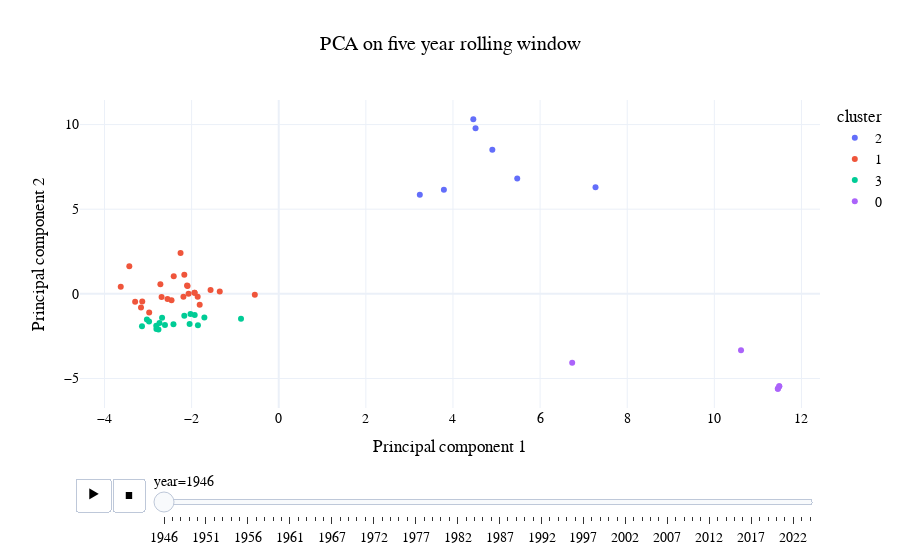

The notebook cell this image was saved under:
### Code cell
# Create an interactive scatter plot with a slider
fig = px.scatter(
    results,
    x='PCA1',
    y='PCA2',
    color='cluster',
    animation_frame='year',
    hover_data={'ms_name': True, 'PCA1': False, 'PCA2': False},
    title='PCA on five year rolling window',
    labels={'PCA1': 'Principal component 1', 'PCA2': 'Principal component 2'},
    template='plotly_white'
    
)

fig.update_layout(
    font=dict(
        family='Helvetica', 
        size=14,         # Font size
        color='black'     # Font color
    ),
    title_x=0.5  # Center the title
)

# Show the plot
fig.show()

fig.write_html("outputs/interactive_pca_plot with windows.html", auto_play=False)

### Figure 1 — Plotly figure (JSON) as saved in the notebook; plotly's stock layout.template omitted (floating-point values rounded to 4 significant figures)
{"data": [{"customdata": [["AFGHANISTAN"], ["COLOMBIA"], ["CZECHOSLOVAKIA"], ["ECUADOR"], ["HAITI"], ["INDIA"], ["VENEZUELA"]], "hovertemplate": "cluster=2<br>year=1946<br>ms_name=%{customdata[0]}<extra></extra>", "legendgroup": "2", "marker": {"color": "#636efa", "symbol": "circle"}, "mode": "markers", "name": "2", "orientation": "v", "showlegend": true, "type": "scatter", "x": [4.518, 4.904, 7.272, 3.239, 4.467, 5.475, 3.791], "xaxis": "x", "y": [9.776, 8.513, 6.303, 5.853, 10.32, 6.817, 6.152], "yaxis": "y"}, {"customdata": [["ARGENTINA"], ["AUSTRALIA"], ["BOLIVIA"], ["BRAZIL"], ["CHILE"], ["COSTA RICA"], ["CUBA"], ["EGYPT"], ["ETHIOPIA"], ["GUATEMALA"], ["HONDURAS"], ["IRAQ"], ["ICELAND"], ["LEBANON"], ["LUXEMBOURG"], ["MEXICO"], ["NICARAGUA"], ["NETHERLANDS"], ["PANAMA"], ["SAUDI ARABIA"], ["EL SALVADOR"], ["SWEDEN"], ["SYRIAN ARAB REPUBLIC"], ["TURKEY"]], "hovertemplate": "cluster=1<br>year=1946<br>ms_name=%{customdata[0]}<extra></extra>", "legendgroup": "1", "marker": {"color": "#EF553B", "symbol": "circle"}, "mode": "markers", "name": "1", "orientation": "v", "showlegend": true, "type": "scatter", "x": [-2.188, -1.815, -1.861, -2.461, -0.5491, -2.411, -2.974, -2.104, -1.354, -1.565, -3.162, -1.933, -2.168, -3.297, -2.554, -2.07, -3.627, -3.134, -2.717, -2.093, -3.43, -2.254, -1.933, -2.69], "xaxis": "x", "y": [-0.1703, -0.6439, -0.176, -0.3807, -0.04934, 1.046, -1.101, 0.4924, 0.1358, 0.2249, -0.8084, 0.07182, 1.125, -0.4699, -0.301, 0.004957, 0.4234, -0.4534, 0.5737, 0.4632, 1.635, 2.408, 0.07182, -0.1839], "yaxis": "y"}, {"customdata": [["BELGIUM"], ["CANADA"], ["CHINA"], ["DENMARK"], ["DOMINICAN REPUBLIC"], ["FRANCE"], ["UNITED KINGDOM"], ["GREECE"], ["IRAN (ISLAMIC REPUBLIC OF)"], ["NORWAY"], ["NEW ZEALAND"], ["PERU"], ["PHILIPPINES"], ["PARAGUAY"], ["URUGUAY"], ["UNITED STATES"], ["SOUTH AFRICA"]], "hovertemplate": "cluster=3<br>year=1946<br>ms_name=%{customdata[0]}<extra></extra>", "legendgroup": "3", "marker": {"color": "#00cc96", "symbol": "circle"}, "mode": "markers", "name": "3", "orientation": "v", "showlegend": true, "type": "scatter", "x": [-2.047, -2.812, -1.856, -2.026, -2.168, -0.8661, -3.139, -2.737, -1.707, -1.929, -2.762, -2.977, -2.678, -3.027, -2.417, -2.808, -2.612], "xaxis": "x", "y": [-1.777, -1.889, -1.862, -1.197, -1.291, -1.472, -1.91, -1.721, -1.391, -1.245, -2.112, -1.635, -1.413, -1.509, -1.791, -2.079, -1.835], "yaxis": "y"}, {"customdata": [["BELARUS"], ["LIBERIA"], ["POLAND"], ["USSR"], ["UKRAINE"], ["YUGOSLAVIA"]], "hovertemplate": "cluster=0<br>year=1946<br>ms_name=%{customdata[0]}<extra></extra>", "legendgroup": "0", "marker": {"color": "#ab63fa", "symbol": "circle"}, "mode": "markers", "name": "0", "orientation": "v", "showlegend": true, "type": "scatter", "x": [11.49, 6.737, 10.61, 11.46, 11.49, 11.46], "xaxis": "x", "y": [-5.457, -4.071, -3.334, -5.613, -5.457, -5.613], "yaxis": "y"}], "layout": {"font": {"color": "black", "family": "Helvetica", "size": 14}, "legend": {"title": {"text": "cluster"}, "tracegroupgap": 0}, "sliders": [{"active": 0, "currentvalue": {"prefix": "year="}, "len": 0.9, "pad": {"b": 10, "t": 60}, "steps": [{"args": [["1946"], {"frame": {"duration": 0, "redraw": false}, "fromcurrent": true, "mode": "immediate", "transition": {"duration": 0, "easing": "linear"}}], "label": "1946", "method": "animate"}, {"args": [["1947"], {"frame": {"duration": 0, "redraw": false}, "fromcurrent": true, "mode": "immediate", "transition": {"duration": 0, "easing": "linear"}}], "label": "1947", "method": "animate"}, {"args": [["1948"], {"frame": {"duration": 0, "redraw": false}, "fromcurrent": true, "mode": "immediate", "transition": {"duration": 0, "easing": "linear"}}], "label": "1948", "method": "animate"}, {"args": [["1949"], {"frame": {"duration": 0, "redraw": false}, "fromcurrent": true, "mode": "immediate", "transition": {"duration": 0, "easing": "linear"}}], "label": "1949", "method": "animate"}, {"args": [["1950"], {"frame": {"duration": 0, "redraw": false}, "fromcurrent": true, "mode": "immediate", "transition": {"duration": 0, "easing": "linear"}}], "label": "1950", "method": "animate"}, {"args": [["1951"], {"frame": {"duration": 0, "redraw": false}, "fromcurrent": true, "mode": "immediate", "transition": {"duration": 0, "easing": "linear"}}], "label": "1951", "method": "animate"}, {"args": [["1952"], {"frame": {"duration": 0, "redraw": false}, "fromcurrent": true, "mode": "immediate", "transition": {"duration": 0, "easing": "linear"}}], "label": "1952", "method": "animate"}, {"args": [["1953"], {"frame": {"duration": 0, "redraw": false}, "fromcurrent": true, "mode": "immediate", "transition": {"duration": 0, "easing": "linear"}}], "label": "1953", "method": "animate"}, {"args": [["1954"], {"frame": {"duration": 0, "redraw": false}, "fromcurrent": true, "mode": "immediate", "transition": {"duration": 0, "easing": "linear"}}], "label": "1954", "method": "animate"}, {"args": [["1955"], {"frame": {"duration": 0, "redraw": false}, "fromcurrent": true, "mode": "immediate", "transition": {"duration": 0, "easing": "linear"}}], "label": "1955", "method": "animate"}, {"args": [["1956"], {"frame": {"duration": 0, "redraw": false}, "fromcurrent": true, "mode": "immediate", "transition": {"duration": 0, "easing": "linear"}}], "label": "1956", "method": "animate"}, {"args": [["1957"], {"frame": {"duration": 0, "redraw": false}, "fromcurrent": true, "mode": "immediate", "transition": {"duration": 0, "easing": "linear"}}], "label": "1957", "method": "animate"}, {"args": [["1958"], {"frame": {"duration": 0, "redraw": false}, "fromcurrent": true, "mode": "immediate", "transition": {"duration": 0, "easing": "linear"}}], "label": "1958", "method": "animate"}, {"args": [["1959"], {"frame": {"duration": 0, "redraw": false}, "fromcurrent": true, "mode": "immediate", "transition": {"duration": 0, "easing": "linear"}}], "label": "1959", "method": "animate"}, {"args": [["1960"], {"frame": {"duration": 0, "redraw": false}, "fromcurrent": true, "mode": "immediate", "transition": {"duration": 0, "easing": "linear"}}], "label": "1960", "method": "animate"}, {"args": [["1961"], {"frame": {"duration": 0, "redraw": false}, "fromcurrent": true, "mode": "immediate", "transition": {"duration": 0, "easing": "linear"}}], "label": "1961", "method": "animate"}, {"args": [["1962"], {"frame": {"duration": 0, "redraw": false}, "fromcurrent": true, "mode": "immediate", "transition": {"duration": 0, "easing": "linear"}}], "label": "1962", "method": "animate"}, {"args": [["1963"], {"frame": {"duration": 0, "redraw": false}, "fromcurrent": true, "mode": "immediate", "transition": {"duration": 0, "easing": "linear"}}], "label": "1963", "method": "animate"}, {"args": [["1965"], {"frame": {"duration": 0, "redraw": false}, "fromcurrent": true, "mode": "immediate", "transition": {"duration": 0, "easing": "linear"}}], "label": "1965", "method": "animate"}, {"args": [["1966"], {"frame": {"duration": 0, "redraw": false}, "fromcurrent": true, "mode": "immediate", "transition": {"duration": 0, "easing": "linear"}}], "label": "1966", "method": "animate"}, {"args": [["1967"], {"frame": {"duration": 0, "redraw": false}, "fromcurrent": true, "mode": "immediate", "transition": {"duration": 0, "easing": "linear"}}], "label": "1967", "method": "animate"}, {"args": [["1968"], {"frame": {"duration": 0, "redraw": false}, "fromcurrent": true, "mode": "immediate", "transition": {"duration": 0, "easing": "linear"}}], "label": "1968", "method": "animate"}, {"args": [["1969"], {"frame": {"duration": 0, "redraw": false}, "fromcurrent": true, "mode": "immediate", "transition": {"duration": 0, "easing": "linear"}}], "label": "1969", "method": "animate"}, {"args": [["1970"], {"frame": {"duration": 0, "redraw": false}, "fromcurrent": true, "mode": "immediate", "transition": {"duration": 0, "easing": "linear"}}], "label": "1970", "method": "animate"}, {"args": [["1971"], {"frame": {"duration": 0, "redraw": false}, "fromcurrent": true, "mode": "immediate", "transition": {"duration": 0, "easing": "linear"}}], "label": "1971", "method": "animate"}, {"args": [["1972"], {"frame": {"duration": 0, "redraw": false}, "fromcurrent": true, "mode": "immediate", "transition": {"duration": 0, "easing": "linear"}}], "label": "1972", "method": "animate"}, {"args": [["1973"], {"frame": {"duration": 0, "redraw": false}, "fromcurrent": true, "mode": "immediate", "transition": {"duration": 0, "easing": "linear"}}], "label": "1973", "method": "animate"}, {"args": [["1974"], {"frame": {"duration": 0, "redraw": false}, "fromcurrent": true, "mode": "immediate", "transition": {"duration": 0, "easing": "linear"}}], "label": "1974", "method": "animate"}, {"args": [["1975"], {"frame": {"duration": 0, "redraw": false}, "fromcurrent": true, "mode": "immediate", "transition": {"duration": 0, "easing": "linear"}}], "label": "1975", "method": "animate"}, {"args": [["1976"], {"frame": {"duration": 0, "redraw": false}, "fromcurrent": true, "mode": "immediate", "transition": {"duration": 0, "easing": "linear"}}], "label": "1976", "method": "animate"}, {"args": [["1977"], {"frame": {"duration": 0, "redraw": false}, "fromcurrent": true, "mode": "immediate", "transition": {"duration": 0, "easing": "linear"}}], "label": "1977", "method": "animate"}, {"args": [["1978"], {"frame": {"duration": 0, "redraw": false}, "fromcurrent": true, "mode": "immediate", "transition": {"duration": 0, "easing": "linear"}}], "label": "1978", "method": "animate"}, {"args": [["1979"], {"frame": {"duration": 0, "redraw": false}, "fromcurrent": true, "mode": "immediate", "transition": {"duration": 0, "easing": "linear"}}], "label": "1979", "method": "animate"}, {"args": [["1980"], {"frame": {"duration": 0, "redraw": false}, "fromcurrent": true, "mode": "immediate", "transition": {"duration": 0, "easing": "linear"}}], "label": "1980", "method": "animate"}, {"args": [["1981"], {"frame": {"duration": 0, "redraw": false}, "fromcurrent": true, "mode": "immediate", "transition": {"duration": 0, "easing": "linear"}}], "label": "1981", "method": "animate"}, {"args": [["1982"], {"frame": {"duration": 0, "redraw": false}, "fromcurrent": true, "mode": "immediate", "transition": {"duration": 0, "easing": "linear"}}], "label": "1982", "method": "animate"}, {"args": [["1983"], {"frame": {"duration": 0, "redraw": false}, "fromcurrent": true, "mode": "immediate", "transition": {"duration": 0, "easing": "linear"}}], "label": "1983", "method": "animate"}, {"args": [["1984"], {"frame": {"duration": 0, "redraw": false}, "fromcurrent": true, "mode": "immediate", "transition": {"duration": 0, "easing": "linear"}}], "label": "1984", "method": "animate"}, {"args": [["1985"], {"frame": {"duration": 0, "redraw": false}, "fromcurrent": true, "mode": "immediate", "transition": {"duration": 0, "easing": "linear"}}], "label": "1985", "method": "animate"}, {"args": [["1986"], {"frame": {"duration": 0, "redraw": false}, "fromcurrent": true, "mode": "immediate", "transition": {"duration": 0, "easing": "linear"}}], "label": "1986", "method": "animate"}, {"args": [["1987"], {"frame": {"duration": 0, "redraw": false}, "fromcurrent": true, "mode": "immediate", "transition": {"duration": 0, "easing": "linear"}}], "label": "1987", "method": "animate"}, {"args": [["1988"], {"frame": {"duration": 0, "redraw": false}, "fromcurrent": true, "mode": "immediate", "transition": {"duration": 0, "easing": "linear"}}], "label": "1988", "method": "animate"}, {"args": [["1989"], {"frame": {"duration": 0, "redraw": false}, "fromcurrent": true, "mode": "immediate", "transition": {"duration": 0, "easing": "linear"}}], "label": "1989", "method": "animate"}, {"args": [["1990"], {"frame": {"duration": 0, "redraw": false}, "fromcurrent": true, "mode": "immediate", "transition": {"duration": 0, "easing": "linear"}}], "label": "1990", "method": "animate"}, {"args": [["1991"], {"frame": {"duration": 0, "redraw": false}, "fromcurrent": true, "mode": "immediate", "transition": {"duration": 0, "easing": "linear"}}], "label": "1991", "method": "animate"}, {"args": [["1992"], {"frame": {"duration": 0, "redraw": false}, "fromcurrent": true, "mode": "immediate", "transition": {"duration": 0, "easing": "linear"}}], "label": "1992", "method": "animate"}, {"args": [["1993"], {"frame": {"duration": 0, "redraw": false}, "fromcurrent": true, "mode": "immediate", "transition": {"duration": 0, "easing": "linear"}}], "label": "1993", "method": "animate"}, {"args": [["1994"], {"frame": {"duration": 0, "redraw": false}, "fromcurrent": true, "mode": "immediate", "transition": {"duration": 0, "easing": "linear"}}], "label": "1994", "method": "animate"}, {"args": [["1995"], {"frame": {"duration": 0, "redraw": false}, "fromcurrent": true, "mode": "immediate", "transition": {"duration": 0, "easing": "linear"}}], "label": "1995", "method": "animate"}, {"args": [["1996"], {"frame": {"duration": 0, "redraw": false}, "fromcurrent": true, "mode": "immediate", "transition": {"duration": 0, "easing": "linear"}}], "label": "1996", "method": "animate"}, {"args": [["1997"], {"frame": {"duration": 0, "redraw": false}, "fromcurrent": true, "mode": "immediate", "transition": {"duration": 0, "easing": "linear"}}], "label": "1997", "method": "animate"}, {"args": [["1998"], {"frame": {"duration": 0, "redraw": false}, "fromcurrent": true, "mode": "immediate", "transition": {"duration": 0, "easing": "linear"}}], "label": "1998", "method": "animate"}, {"args": [["1999"], {"frame": {"duration": 0, "redraw": false}, "fromcurrent": true, "mode": "immediate", "transition": {"duration": 0, "easing": "linear"}}], "label": "1999", "method": "animate"}, {"args": [["2000"], {"frame": {"duration": 0, "redraw": false}, "fromcurrent": true, "mode": "immediate", "transition": {"duration": 0, "easing": "linear"}}], "label": "2000", "method": "animate"}, {"args": [["2001"], {"frame": {"duration": 0, "redraw": false}, "fromcurrent": true, "mode": "immediate", "transition": {"duration": 0, "easing": "linear"}}], "label": "2001", "method": "animate"}, {"args": [["2002"], {"frame": {"duration": 0, "redraw": false}, "fromcurrent": true, "mode": "immediate", "transition": {"duration": 0, "easing": "linear"}}], "label": "2002", "method": "animate"}, {"args": [["2003"], {"frame": {"duration": 0, "redraw": false}, "fromcurrent": true, "mode": "immediate", "transition": {"duration": 0, "easing": "linear"}}], "label": "2003", "method": "animate"}, {"args": [["2004"], {"frame": {"duration": 0, "redraw": false}, "fromcurrent": true, "mode": "immediate", "transition": {"duration": 0, "easing": "linear"}}], "label": "2004", "method": "animate"}, {"args": [["2005"], {"frame": {"duration": 0, "redraw": false}, "fromcurrent": true, "mode": "immediate", "transition": {"duration": 0, "easing": "linear"}}], "label": "2005", "method": "animate"}, {"args": [["2006"], {"frame": {"duration": 0, "redraw": false}, "fromcurrent": true, "mode": "immediate", "transition": {"duration": 0, "easing": "linear"}}], "label": "2006", "method": "animate"}, {"args": [["2007"], {"frame": {"duration": 0, "redraw": false}, "fromcurrent": true, "mode": "immediate", "transition": {"duration": 0, "easing": "linear"}}], "label": "2007", "method": "animate"}, {"args": [["2008"], {"frame": {"duration": 0, "redraw": false}, "fromcurrent": true, "mode": "immediate", "transition": {"duration": 0, "easing": "linear"}}], "label": "2008", "method": "animate"}, {"args": [["2009"], {"frame": {"duration": 0, "redraw": false}, "fromcurrent": true, "mode": "immediate", "transition": {"duration": 0, "easing": "linear"}}], "label": "2009", "method": "animate"}, {"args": [["2010"], {"frame": {"duration": 0, "redraw": false}, "fromcurrent": true, "mode": "immediate", "transition": {"duration": 0, "easing": "linear"}}], "label": "2010", "method": "animate"}, {"args": [["2011"], {"frame": {"duration": 0, "redraw": false}, "fromcurrent": true, "mode": "immediate", "transition": {"duration": 0, "easing": "linear"}}], "label": "2011", "method": "animate"}, {"args": [["2012"], {"frame": {"duration": 0, "redraw": false}, "fromcurrent": true, "mode": "immediate", "transition": {"duration": 0, "easing": "linear"}}], "label": "2012", "method": "animate"}, {"args": [["2013"], {"frame": {"duration": 0, "redraw": false}, "fromcurrent": true, "mode": "immediate", "transition": {"duration": 0, "easing": "linear"}}], "label": "2013", "method": "animate"}, {"args": [["2014"], {"frame": {"duration": 0, "redraw": false}, "fromcurrent": true, "mode": "immediate", "transition": {"duration": 0, "easing": "linear"}}], "label": "2014", "method": "animate"}, {"args": [["2015"], {"frame": {"duration": 0, "redraw": false}, "fromcurrent": true, "mode": "immediate", "transition": {"duration": 0, "easing": "linear"}}], "label": "2015", "method": "animate"}, {"args": [["2016"], {"frame": {"duration": 0, "redraw": false}, "fromcurrent": true, "mode": "immediate", "transition": {"duration": 0, "easing": "linear"}}], "label": "2016", "method": "animate"}, {"args": [["2017"], {"frame": {"duration": 0, "redraw": false}, "fromcurrent": true, "mode": "immediate", "transition": {"duration": 0, "easing": "linear"}}], "label": "2017", "method": "animate"}, {"args": [["2018"], {"frame": {"duration": 0, "redraw": false}, "fromcurrent": true, "mode": "immediate", "transition": {"duration": 0, "easing": "linear"}}], "label": "2018", "method": "animate"}, {"args": [["2019"], {"frame": {"duration": 0, "redraw": false}, "fromcurrent": true, "mode": "immediate", "transition": {"duration": 0, "easing": "linear"}}], "label": "2019", "method": "animate"}, {"args": [["2020"], {"frame": {"duration": 0, "redraw": false}, "fromcurrent": true, "mode": "immediate", "transition": {"duration": 0, "easing": "linear"}}], "label": "2020", "method": "animate"}, {"args": [["2021"], {"frame": {"duration": 0, "redraw": false}, "fromcurrent": true, "mode": "immediate", "transition": {"duration": 0, "easing": "linear"}}], "label": "2021", "method": "animate"}, {"args": [["2022"], {"frame": {"duration": 0, "redraw": false}, "fromcurrent": true, "mode": "immediate", "transition": {"duration": 0, "easing": "linear"}}], "label": "2022", "method": "animate"}, {"args": [["2023"], {"frame": {"duration": 0, "redraw": false}, "fromcurrent": true, "mode": "immediate", "transition": {"duration": 0, "easing": "linear"}}], "label": "2023", "method": "animate"}, {"args": [["2024"], {"frame": {"duration": 0, "redraw": false}, "fromcurrent": true, "mode": "immediate", "transition": {"duration": 0, "easing": "linear"}}], "label": "2024", "method": "animate"}], "x": 0.1, "xanchor": "left", "y": 0, "yanchor": "top"}], "title": {"text": "PCA on five year rolling window", "x": 0.5}, "updatemenus": [{"buttons": [{"args": [null, {"frame": {"duration": 500, "redraw": false}, "fromcurrent": true, "mode": "immediate", "transition": {"duration": 500, "easing": "linear"}}], "label": "&#9654;", "method": "animate"}, {"args": [[null], {"frame": {"duration": 0, "redraw": false}, "fromcurrent": true, "mode": "immediate", "transition": {"duration": 0, "easing": "linear"}}], "label": "&#9724;", "method": "animate"}], "direction": "left", "pad": {"r": 10, "t": 70}, "showactive": false, "type": "buttons", "x": 0.1, "xanchor": "right", "y": 0, "yanchor": "top"}], "xaxis": {"anchor": "y", "domain": [0, 1], "title": {"text": "Principal component 1"}}, "yaxis": {"anchor": "x", "domain": [0, 1], "title": {"text": "Principal component 2"}}}}
